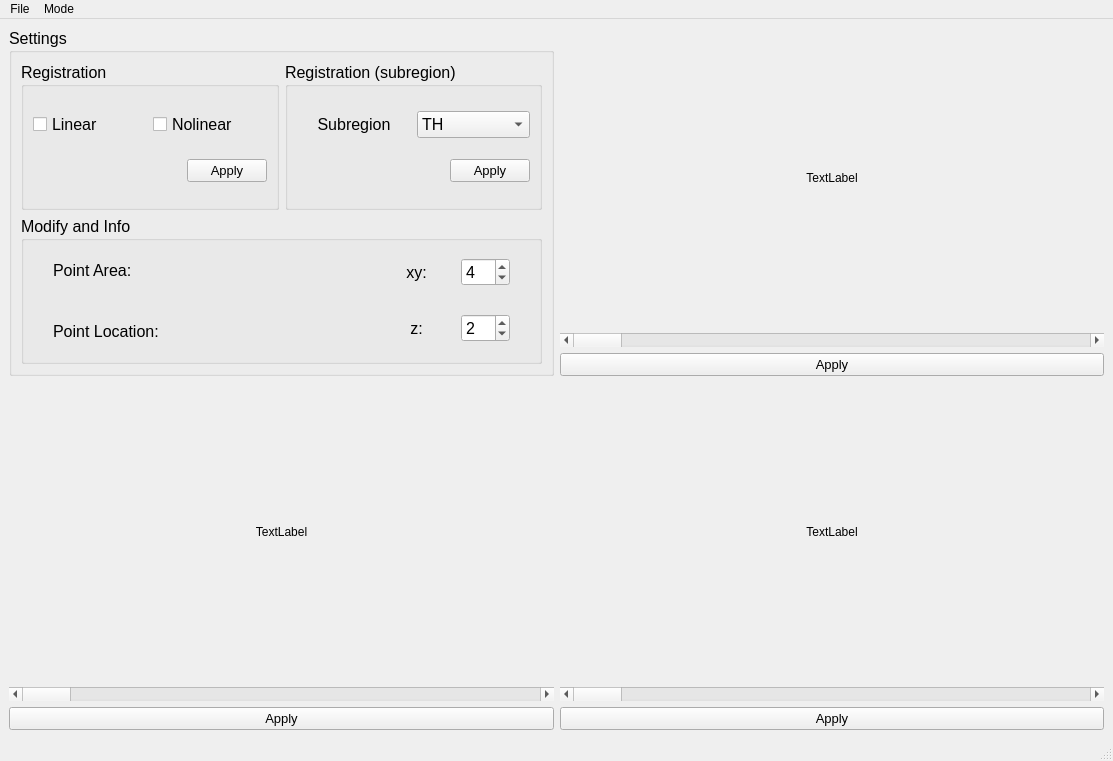
<?xml version="1.0" encoding="UTF-8"?>
<ui version="4.0">
 <class>MainWindow</class>
 <widget class="QMainWindow" name="MainWindow">
  <property name="geometry">
   <rect>
    <x>0</x>
    <y>0</y>
    <width>1113</width>
    <height>761</height>
   </rect>
  </property>
  <property name="windowTitle">
   <string>MainWindow</string>
  </property>
  <widget class="QWidget" name="centralwidget">
   <layout class="QHBoxLayout" name="horizontalLayout_21">
    <item>
     <layout class="QGridLayout" name="gridLayout">
      <item row="0" column="1">
       <layout class="QVBoxLayout" name="verticalLayout_x">
        <property name="sizeConstraint">
         <enum>QLayout::SetDefaultConstraint</enum>
        </property>
        <item>
         <widget class="QLabel" name="imLabelX">
          <property name="text">
           <string>TextLabel</string>
          </property>
          <property name="alignment">
           <set>Qt::AlignCenter</set>
          </property>
         </widget>
        </item>
        <item>
         <widget class="QScrollBar" name="horizontalScrollBar_x">
          <property name="orientation">
           <enum>Qt::Horizontal</enum>
          </property>
         </widget>
        </item>
        <item>
         <widget class="QPushButton" name="pushButton_x">
          <property name="font">
           <font>
            <pointsize>10</pointsize>
           </font>
          </property>
          <property name="text">
           <string>Apply</string>
          </property>
         </widget>
        </item>
       </layout>
      </item>
      <item row="1" column="1">
       <layout class="QVBoxLayout" name="verticalLayout_z">
        <property name="sizeConstraint">
         <enum>QLayout::SetDefaultConstraint</enum>
        </property>
        <item>
         <widget class="QLabel" name="imLabelZ">
          <property name="text">
           <string>TextLabel</string>
          </property>
          <property name="alignment">
           <set>Qt::AlignCenter</set>
          </property>
         </widget>
        </item>
        <item>
         <widget class="QScrollBar" name="horizontalScrollBar_z">
          <property name="orientation">
           <enum>Qt::Horizontal</enum>
          </property>
         </widget>
        </item>
        <item>
         <widget class="QPushButton" name="pushButton_z">
          <property name="font">
           <font>
            <pointsize>10</pointsize>
           </font>
          </property>
          <property name="text">
           <string>Apply</string>
          </property>
         </widget>
        </item>
       </layout>
      </item>
      <item row="1" column="0">
       <layout class="QVBoxLayout" name="verticalLayout_y">
        <property name="sizeConstraint">
         <enum>QLayout::SetDefaultConstraint</enum>
        </property>
        <item>
         <widget class="QLabel" name="imLabelY">
          <property name="text">
           <string>TextLabel</string>
          </property>
          <property name="alignment">
           <set>Qt::AlignCenter</set>
          </property>
         </widget>
        </item>
        <item>
         <widget class="QScrollBar" name="horizontalScrollBar_y">
          <property name="orientation">
           <enum>Qt::Horizontal</enum>
          </property>
         </widget>
        </item>
        <item>
         <widget class="QPushButton" name="pushButton_y">
          <property name="font">
           <font>
            <pointsize>10</pointsize>
           </font>
          </property>
          <property name="text">
           <string>Apply</string>
          </property>
         </widget>
        </item>
       </layout>
      </item>
      <item row="0" column="0">
       <widget class="QGroupBox" name="groupBox_settings">
        <property name="sizePolicy">
         <sizepolicy hsizetype="Maximum" vsizetype="Preferred">
          <horstretch>0</horstretch>
          <verstretch>0</verstretch>
         </sizepolicy>
        </property>
        <property name="maximumSize">
         <size>
          <width>160000</width>
          <height>16777215</height>
         </size>
        </property>
        <property name="font">
         <font>
          <pointsize>12</pointsize>
          <bold>false</bold>
         </font>
        </property>
        <property name="title">
         <string>Settings</string>
        </property>
        <layout class="QHBoxLayout" name="horizontalLayout_19">
         <item>
          <layout class="QVBoxLayout" name="verticalLayout_11">
           <item>
            <layout class="QHBoxLayout" name="horizontalLayout_18">
             <item>
              <widget class="QGroupBox" name="groupBox_registration">
               <property name="sizePolicy">
                <sizepolicy hsizetype="Preferred" vsizetype="Preferred">
                 <horstretch>0</horstretch>
                 <verstretch>0</verstretch>
                </sizepolicy>
               </property>
               <property name="title">
                <string>Registration</string>
               </property>
               <layout class="QHBoxLayout" name="horizontalLayout_20">
                <item>
                 <layout class="QVBoxLayout" name="verticalLayout_4">
                  <item>
                   <layout class="QHBoxLayout" name="horizontalLayout_10">
                    <item>
                     <widget class="QCheckBox" name="checkBox_linear">
                      <property name="text">
                       <string>Linear </string>
                      </property>
                     </widget>
                    </item>
                    <item>
                     <widget class="QCheckBox" name="checkBox_nolinear">
                      <property name="text">
                       <string>Nolinear</string>
                      </property>
                     </widget>
                    </item>
                   </layout>
                  </item>
                  <item>
                   <layout class="QHBoxLayout" name="horizontalLayout_11">
                    <item>
                     <widget class="QLabel" name="label_none">
                      <property name="sizePolicy">
                       <sizepolicy hsizetype="Expanding" vsizetype="Preferred">
                        <horstretch>0</horstretch>
                        <verstretch>0</verstretch>
                       </sizepolicy>
                      </property>
                      <property name="text">
                       <string/>
                      </property>
                     </widget>
                    </item>
                    <item>
                     <widget class="QPushButton" name="pushButton_applyReg">
                      <property name="font">
                       <font>
                        <pointsize>10</pointsize>
                        <bold>false</bold>
                       </font>
                      </property>
                      <property name="text">
                       <string>Apply</string>
                      </property>
                     </widget>
                    </item>
                   </layout>
                  </item>
                 </layout>
                </item>
               </layout>
              </widget>
             </item>
             <item>
              <widget class="QGroupBox" name="groupBox_registrationSub">
               <property name="sizePolicy">
                <sizepolicy hsizetype="Preferred" vsizetype="Preferred">
                 <horstretch>0</horstretch>
                 <verstretch>0</verstretch>
                </sizepolicy>
               </property>
               <property name="title">
                <string>Registration (subregion)</string>
               </property>
               <layout class="QHBoxLayout" name="horizontalLayout_15">
                <item>
                 <layout class="QVBoxLayout" name="verticalLayout_9">
                  <item>
                   <layout class="QHBoxLayout" name="horizontalLayout_16">
                    <item>
                     <widget class="QLabel" name="label_subregion">
                      <property name="sizePolicy">
                       <sizepolicy hsizetype="Preferred" vsizetype="Preferred">
                        <horstretch>0</horstretch>
                        <verstretch>0</verstretch>
                       </sizepolicy>
                      </property>
                      <property name="text">
                       <string>Subregion</string>
                      </property>
                      <property name="alignment">
                       <set>Qt::AlignCenter</set>
                      </property>
                     </widget>
                    </item>
                    <item>
                     <widget class="QComboBox" name="comboBox_sub">
                      <item>
                       <property name="text">
                        <string>TH</string>
                       </property>
                      </item>
                     </widget>
                    </item>
                   </layout>
                  </item>
                  <item>
                   <layout class="QHBoxLayout" name="horizontalLayout_17">
                    <item>
                     <widget class="QLabel" name="label_none_3">
                      <property name="sizePolicy">
                       <sizepolicy hsizetype="Expanding" vsizetype="Preferred">
                        <horstretch>0</horstretch>
                        <verstretch>0</verstretch>
                       </sizepolicy>
                      </property>
                      <property name="text">
                       <string/>
                      </property>
                     </widget>
                    </item>
                    <item>
                     <widget class="QPushButton" name="pushButton_applyRegSub">
                      <property name="font">
                       <font>
                        <pointsize>10</pointsize>
                        <bold>false</bold>
                       </font>
                      </property>
                      <property name="text">
                       <string>Apply</string>
                      </property>
                     </widget>
                    </item>
                   </layout>
                  </item>
                 </layout>
                </item>
               </layout>
              </widget>
             </item>
            </layout>
           </item>
           <item>
            <widget class="QGroupBox" name="groupBox_modify">
             <property name="title">
              <string>Modify and Info</string>
             </property>
             <layout class="QHBoxLayout" name="horizontalLayout_25">
              <item>
               <layout class="QHBoxLayout" name="horizontalLayout_24">
                <property name="spacing">
                 <number>20</number>
                </property>
                <item>
                 <layout class="QVBoxLayout" name="verticalLayout_10">
                  <property name="leftMargin">
                   <number>20</number>
                  </property>
                  <item>
                   <widget class="QLabel" name="label_area">
                    <property name="text">
                     <string>Point Area: </string>
                    </property>
                   </widget>
                  </item>
                  <item>
                   <widget class="QLabel" name="label_loc">
                    <property name="text">
                     <string>Point Location:</string>
                    </property>
                   </widget>
                  </item>
                 </layout>
                </item>
                <item>
                 <layout class="QVBoxLayout" name="verticalLayout_13">
                  <property name="leftMargin">
                   <number>100</number>
                  </property>
                  <property name="rightMargin">
                   <number>20</number>
                  </property>
                  <item>
                   <layout class="QHBoxLayout" name="horizontalLayout_22">
                    <item>
                     <widget class="QLabel" name="label_5">
                      <property name="text">
                       <string>xy:</string>
                      </property>
                      <property name="alignment">
                       <set>Qt::AlignCenter</set>
                      </property>
                     </widget>
                    </item>
                    <item>
                     <widget class="QSpinBox" name="spinBox_xy">
                      <property name="value">
                       <number>4</number>
                      </property>
                     </widget>
                    </item>
                   </layout>
                  </item>
                  <item>
                   <layout class="QHBoxLayout" name="horizontalLayout_23">
                    <item>
                     <widget class="QLabel" name="label_8">
                      <property name="text">
                       <string>z:</string>
                      </property>
                      <property name="alignment">
                       <set>Qt::AlignCenter</set>
                      </property>
                     </widget>
                    </item>
                    <item>
                     <widget class="QSpinBox" name="spinBox_z">
                      <property name="value">
                       <number>2</number>
                      </property>
                     </widget>
                    </item>
                   </layout>
                  </item>
                 </layout>
                </item>
               </layout>
              </item>
             </layout>
            </widget>
           </item>
          </layout>
         </item>
        </layout>
       </widget>
      </item>
     </layout>
    </item>
   </layout>
  </widget>
  <widget class="QMenuBar" name="menubar">
   <property name="geometry">
    <rect>
     <x>0</x>
     <y>0</y>
     <width>1113</width>
     <height>22</height>
    </rect>
   </property>
   <widget class="QMenu" name="menuFile">
    <property name="title">
     <string>File</string>
    </property>
   </widget>
   <widget class="QMenu" name="menuMode">
    <property name="title">
     <string>Mode</string>
    </property>
   </widget>
   <addaction name="menuFile"/>
   <addaction name="menuMode"/>
  </widget>
  <widget class="QStatusBar" name="statusbar"/>
  <action name="actionOpen">
   <property name="text">
    <string>Open image</string>
   </property>
  </action>
  <action name="actionSave_warped_image">
   <property name="text">
    <string>Save warped image</string>
   </property>
  </action>
  <action name="actionSave_linear_transform">
   <property name="text">
    <string>Save linear transform</string>
   </property>
  </action>
  <action name="actionSave_nolinear_transform">
   <property name="text">
    <string>Save nolinear transform</string>
   </property>
  </action>
  <action name="actionView">
   <property name="text">
    <string>View</string>
   </property>
  </action>
  <action name="actionDraw">
   <property name="text">
    <string>Draw</string>
   </property>
  </action>
  <action name="actionUndo">
   <property name="text">
    <string>Undo</string>
   </property>
  </action>
 </widget>
 <resources/>
 <connections/>
</ui>
